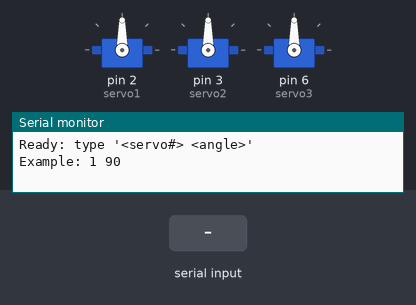
The sketch below on a simulated Arduino Uno, built with avr-gcc and run on an emulated ATmega328P. Shown: 3 × servo, the last lines printed to the serial monitor. Inputs (shaded band) come from the test bench.

Above: at 1.2 s.
1.3 s: "1\n" received over Serial
At 2.9 s:
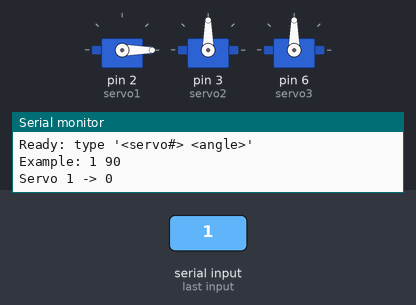
3.8 s: "2\n" received over Serial
At 6.0 s:
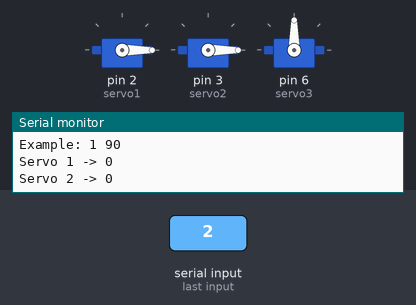
6.3 s: "1,90,45\n" received over Serial
At 7.2 s:
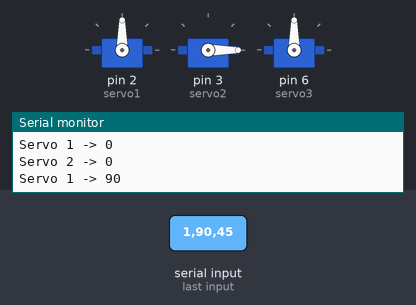
7.8 s: "3\n" received over Serial
At 10.0 s:
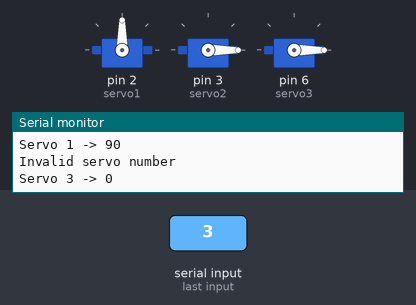
10.3 s: "1\n" received over Serial
At 12.1 s:
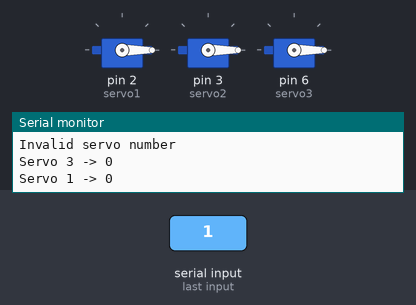
12.8 s: "1,90\n" received over Serial
At 13.4 s:
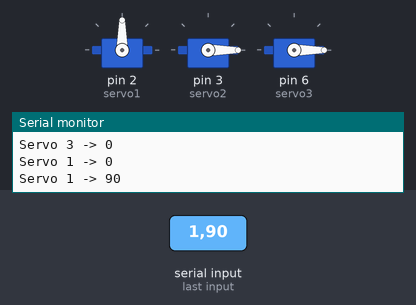
Timing chart, 0 to 15.3 s (numbered marks = the images above; inputs shaded):
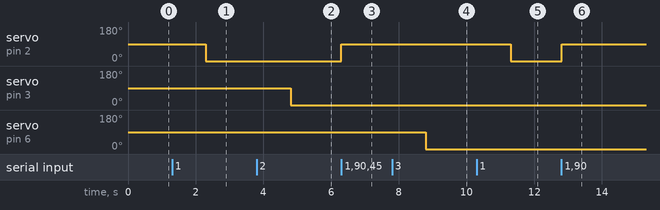

Measured:
- after the input at 1.3 s, servo on pin 2 (servo1): 90° → 0° after 1.0 s
- after the input at 3.8 s, servo on pin 3 (servo2): 90° → 0° after 1.0 s
- after the input at 6.3 s, servo on pin 2 (servo1): 0° → 90° at once
- after the input at 7.8 s, servo on pin 6 (servo3): 90° → 0° after 1.0 s
- after the input at 10.3 s, servo on pin 2 (servo1): 90° → 0° after 1.0 s
- after the input at 12.8 s, servo on pin 2 (servo1): 0° → 90° at once

The sketch:

servoTest3.ino
```cpp
#include <Servo.h>

Servo servo1;
Servo servo2;
Servo servo3;

int servoNum;
int angle;

void setup() {
  Serial.begin(9600);

  servo1.attach(2);
  servo2.attach(3);
  servo3.attach(6);

  Serial.println("Ready: type '<servo#> <angle>'");
  Serial.println("Example: 1 90");
}

void loop() {

  if (Serial.available()) {

    servoNum = Serial.parseInt();
    angle = Serial.parseInt();

    angle = constrain(angle, 0, 180);

    if (servoNum == 1) {
      servo1.write(angle);
      Serial.print("Servo 1 -> ");
      Serial.println(angle);
    }

    else if (servoNum == 2) {
      servo2.write(angle);
      Serial.print("Servo 2 -> ");
      Serial.println(angle);
    }

    else if (servoNum == 3) {
      servo3.write(angle);
      Serial.print("Servo 3 -> ");
      Serial.println(angle);
    }

    else {
      Serial.println("Invalid servo number");
    }

    while (Serial.available()) Serial.read(); // clear buffer
  }
}
```
